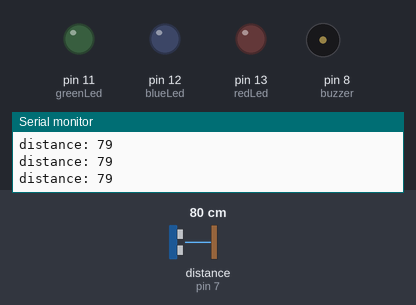
Simulated run of this sketch. Board: Arduino Uno, built with avr-gcc and run on an emulated ATmega328P. Parts: output pins drawn as LEDs (lit = HIGH), buzzer (waves = sounding), the last lines printed to the serial monitor. Wiring (inferred from the names in the program): ultrasonic range finder: trigger pin 6; echo pin 7. The inputs (shaded band) are chosen by the test bench; at power-on: distance to the obstacle (sensor on pin 7) 80 cm. The echo pulse lasts 58.3 µs per cm; pins used as bus, display or sensor lines are not drawn.

Above: at 1.2 s.
1.3 s: distance to the obstacle (sensor on pin 7) set to 75 cm
2.8 s: distance to the obstacle (sensor on pin 7) set to 66 cm
At 3.4 s:
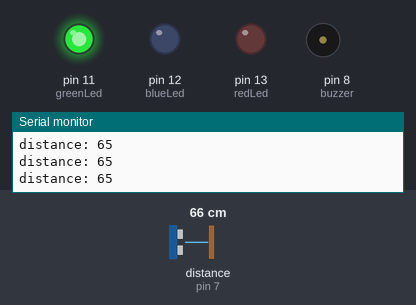
4.3 s: distance to the obstacle (sensor on pin 7) set to 58 cm
At 5.5 s:
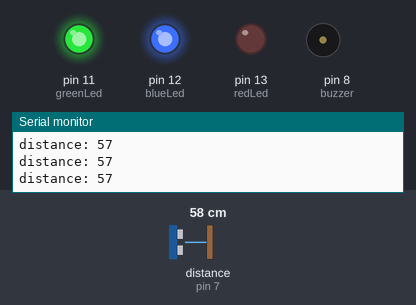
5.8 s: distance to the obstacle (sensor on pin 7) set to 47 cm
At 6.9 s:
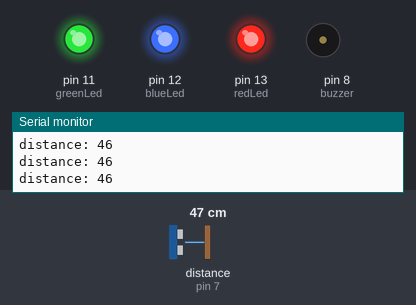
7.4 s: distance to the obstacle (sensor on pin 7) set to 18 cm
At 7.62 s:
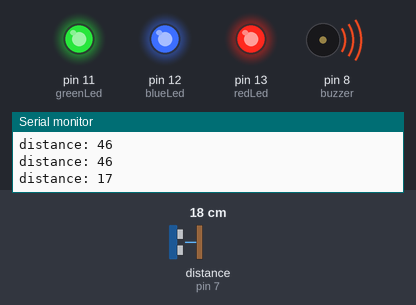
10.4 s: distance to the obstacle (sensor on pin 7) set to 43 cm
At 11.1 s:
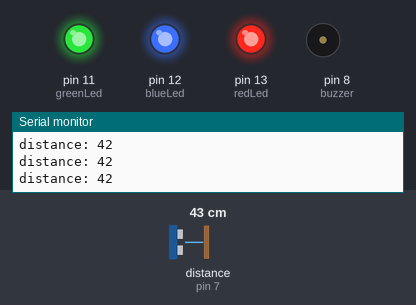
Timing chart, 0 to 12.9 s (numbered marks = the images above; inputs shaded):
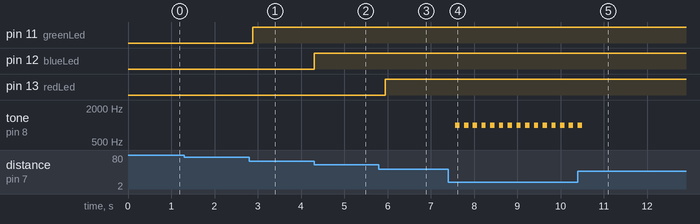

Measured:
- the behaviour switches between 71 and 70 cm on distance to the obstacle (sensor on pin 7) (found by bisection; images 0 and 1)
- the behaviour switches between 61 and 60 cm on distance to the obstacle (sensor on pin 7) (found by bisection; images 1 and 2)
- the behaviour switches between 51 and 50 cm on distance to the obstacle (sensor on pin 7) (found by bisection; images 2 and 3)
- after the input at 2.8 s, pin 11 (greenLed): LOW → HIGH after 0.08 s
- after the input at 4.3 s, pin 12 (blueLed): LOW → HIGH at once
- after the input at 5.8 s, pin 13 (redLed): LOW → HIGH after 0.14 s
- after the input at 7.4 s, tone on pin 8 (buzzer): alternates 1000 Hz for 0.10 s and silent for 0.10 s, starting after 0.17 s
- after the input at 10.4 s, tone on pin 8 (buzzer): goes on until 10.5 s, then stays silent

The sketch:

arduino_workshop.ino
```cpp
// Oria sta opia ginontai interactions apo to arduino
#define GREENLIMIT 70
#define BLUELIMIT 60
#define REDLIMIT 50
#define CRASHLIMIT 40
// constants me ta pins pou xrisimopoiountai
const int trigPin = 6;
const int echoPin = 7;
const int buzzer = 8;
const int greenLed = 11;
const int blueLed = 12;
const int redLed = 13;


void setup() {
  Serial.begin (9600);
  pinMode(trigPin, OUTPUT);
  pinMode(echoPin, INPUT);
  pinMode(buzzer, OUTPUT);
  pinMode(greenLed, OUTPUT);
  pinMode(blueLed, OUTPUT);
  pinMode(redLed, OUTPUT);
}

void loop() {
  long duration,distance;
  digitalWrite(trigPin,LOW);
  delayMicroseconds(2);
  digitalWrite(trigPin,HIGH);
  delayMicroseconds(10);
  digitalWrite(trigPin,LOW);
  duration= pulseIn(echoPin,HIGH);
  distance= (duration/2)/29.1;

  Serial.print("distance: ");
  Serial.println(distance);
  // anavei ta leds me vasi to an i apostasi ksepernaei ta oria tous
  digitalWrite(greenLed, distance < GREENLIMIT ? HIGH : LOW);
  digitalWrite(blueLed, distance < BLUELIMIT ? HIGH : LOW);
  digitalWrite(redLed, distance < REDLIMIT ? HIGH : LOW);

  // an ksepernaei to CRASHLIMIT tote kanei ena beep to buzzer
  if (distance < CRASHLIMIT) {
    tone(buzzer, 1000);
  }
  delay(100);
  noTone(buzzer);
  delay(100);
}
```
